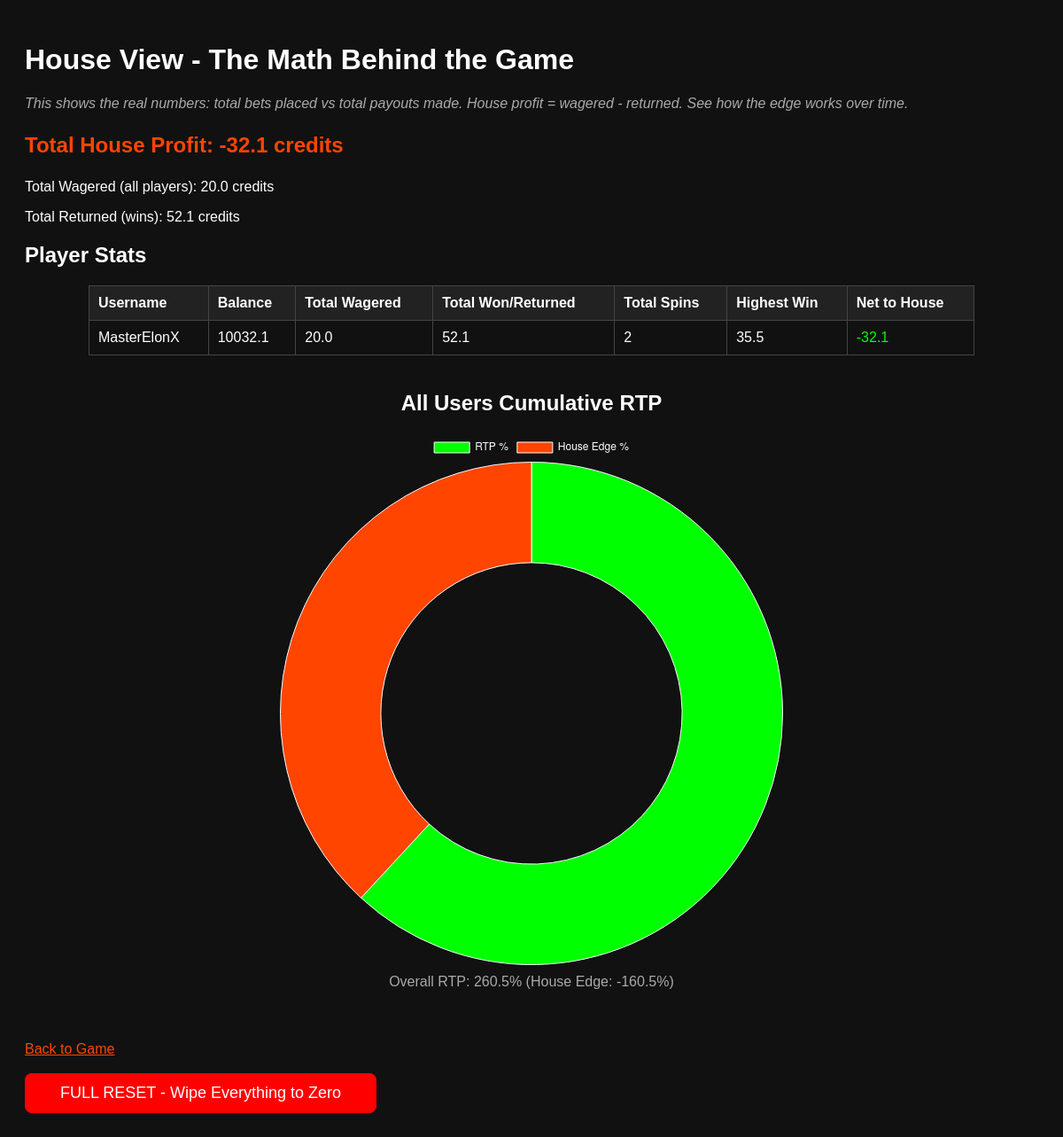
Before: /house-view with the older database file.
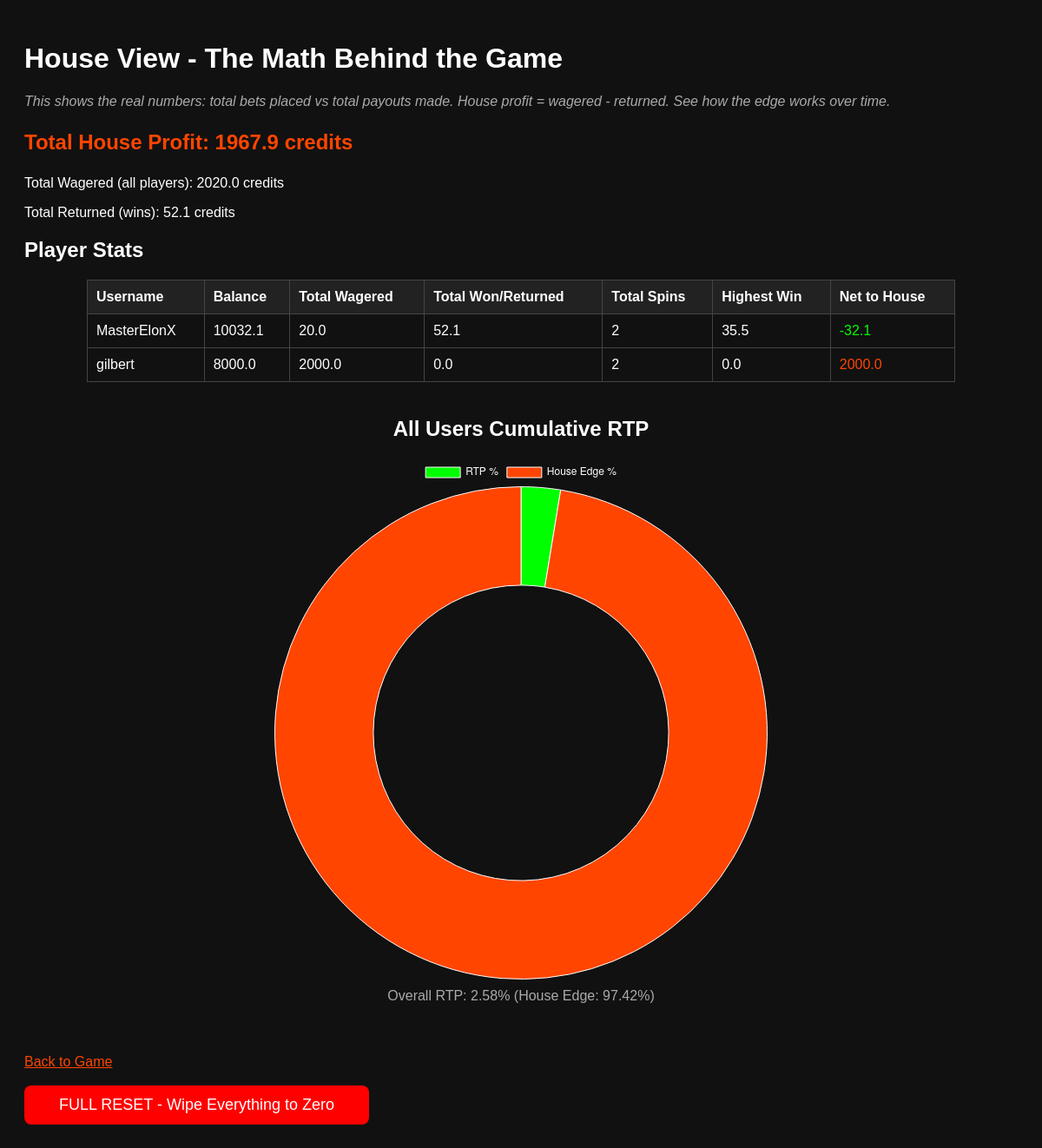
After: the same page with the newer database file.
### tables this page shows
CREATE TABLE wallets (
        username TEXT PRIMARY KEY,
        balance REAL NOT NULL
    , total_wagered REAL DEFAULT 0.0, total_returned REAL DEFAULT 0.0, total_spins INTEGER DEFAULT 0, max_win REAL DEFAULT 0.0);

### main.py (the view)
@app.route('/house-view')
def house_view():
    conn = get_db_connection()
    players = conn.execute('''
        SELECT username, balance, total_wagered, total_returned,
               COALESCE(total_spins, 0) as total_spins,
               COALESCE(max_win, 0.0) as max_win
        FROM wallets
    ''').fetchall()
    total_wagered_all = sum(p['total_wagered'] for p in players)
    total_returned_all = sum(p['total_returned'] for p in players)
    total_house_profit = total_wagered_all - total_returned_all
    all_time_rtp = (total_returned_all / total_wagered_all * 100) if total_wagered_all > 0 else 0
    conn.close()
    return render_template('house_view.html',
                          players=players,
                          total_house_profit=total_house_profit,
                          total_wagered=total_wagered_all,
                          total_returned=total_returned_all,
                          all_time_rtp=all_time_rtp)

### main.py (called while the page is built)
def get_db_connection():
    conn = sqlite3.connect(DB_FILE)
    conn.row_factory = sqlite3.Row
    return conn

@app.before_request
def load_user():
    if 'username' in session:
        username = session['username']
        conn = get_db_connection()
        row = conn.execute('SELECT balance FROM wallets WHERE username = ?', (username,)).fetchone()
        if row is None:
            balance = 10000.0
            conn.execute('INSERT INTO wallets (username, balance) VALUES (?, ?)', (username, balance))
            conn.commit()
        else:
            balance = row['balance']
        session['balance'] = balance
        conn.close()

### templates/house_view.html (shortened to what this page needs)
<!DOCTYPE html>
<html>
<head>
</head>
<body>
  <h1>House View - The Math Behind the Game</h1>
  <p class="note">This shows the real numbers: total bets placed vs total payouts made. House profit = wagered - returned. See how the edge works over time.</p>
  <p class="profit">Total House Profit: {{ total_house_profit|round(2) }} credits</p>
  <p>Total Wagered (all players): {{ total_wagered|round(2) }} credits</p>
  <p>Total Returned (wins): {{ total_returned|round(2) }} credits</p>
  <h2>Player Stats</h2>
  <table>
    <tr>
      <th>Username</th>
      <th>Balance</th>
      <th>Total Wagered</th>
      <th>Total Won/Returned</th>
      <th>Total Spins</th>
      <th>Highest Win</th>
      <th>Net to House</th>
    </tr>
    {% for p in players %}
    <tr>
      <td>{{ p['username'] }}</td>
      <td>{{ p['balance']|round(2) }}</td>
      <td>{{ p['total_wagered']|round(2) }}</td>
      <td>{{ p['total_returned']|round(2) }}</td>
      <td>{{ p['total_spins'] }}</td>
      <td>{{ (p['max_win']|round(2)) if p['max_win'] is number else '0.00' }}</td>
      <td style="color:{% if p['total_wagered'] - p['total_returned'] > 0 %}#ff4500{% else %}#00ff00{% endif %};">
        {{ (p['total_wagered'] - p['total_returned'])|round(2) }}
      </td>
    </tr>
    {% endfor %}
  </table>
  <div class="graph-container">
    <h2>All Users Cumulative RTP</h2>
    <canvas id="rtpChart" height="300"></canvas>
    <p style="margin-top: 10px; color: #aaa;">Overall RTP: {{ all_time_rtp|round(2) }}% (House Edge: {{ 100 - all_time_rtp|round(2) }}%)</p>
  </div>
  <br>
  <a href="/" style="color:#ff4500;">Back to Game</a>
  <br><br>
<button onclick="fullReset()" style="padding: 12px 40px; background: #ff0000; color: white; border: none; border-radius: 8px; cursor: pointer; font-size: 18px;">
  FULL RESET - Wipe Everything to Zero
</button>
  <script>
    const ctx = document.getElementById('rtpChart').getContext('2d');
    new Chart(ctx, {
      type: 'doughnut',
      data: {
        labels: ['RTP %', 'House Edge %'],
        datasets: [{
          data: [{{ all_time_rtp|round(2) }}, {{ 100 - all_time_rtp|round(2) }}],
          backgroundColor: ['#00ff00', '#ff4500'],
          borderWidth: 1
        }]
      },
      options: {
        responsive: true,
        cutout: '60%',
        plugins: {
          legend: {
            position: 'top',
            labels: { color: '#fff' }
          },
          tooltip: {
            callbacks: {
              label: (context) => context.label + ': ' + context.raw.toFixed(2) + '%'
            }
          }
        }
      }
    });
  </script>
</body>
</html>

### templates/house_view.html (style rules this page uses)
body { background:#111; color:#fff; font-family:Arial; padding:20px; }
table { border-collapse:collapse; width:90%; max-width:1000px; margin:20px auto; }
th, td { border:1px solid #444; padding:10px; text-align:left; }
th { background:#222; }
.profit { color:#ff4500; font-size:24px; font-weight:bold; }
.note { color:#aaa; font-style:italic; }
.graph-container { width: 90%; max-width: 600px; margin: 40px auto; text-align: center; }

Changed rows visible on the page:
added wallets: username "gilbert", balance "8000.0", total_wagered "2000.0", total_returned "0.0", total_spins "2", max_win "0.0", (p['total_wagered']-p['total_returned'])|round(2) "2000.0"
Other visible differences:
{{ total_house_profit|round(2) }}: "-32.1" → "1967.9"
{{ total_wagered|round(2) }}: "20.0" → "2020.0"
chart data {{ all_time_rtp|round(2) }}: 260.5 → 2.58
chart data {{ 100 - all_time_rtp|round(2) }}: -160.5 → 97.42
{{ all_time_rtp|round(2) }}: "260.5" → "2.58"
{{ 100 - all_time_rtp|round(2) }}: "-160.5" → "97.42"
